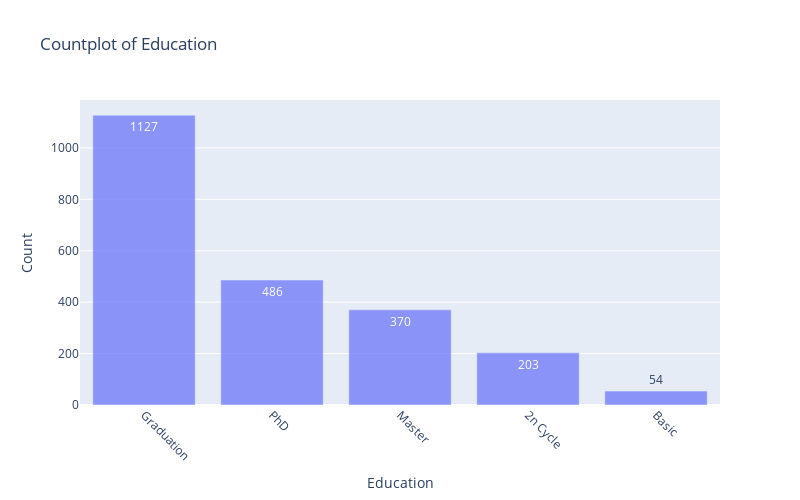
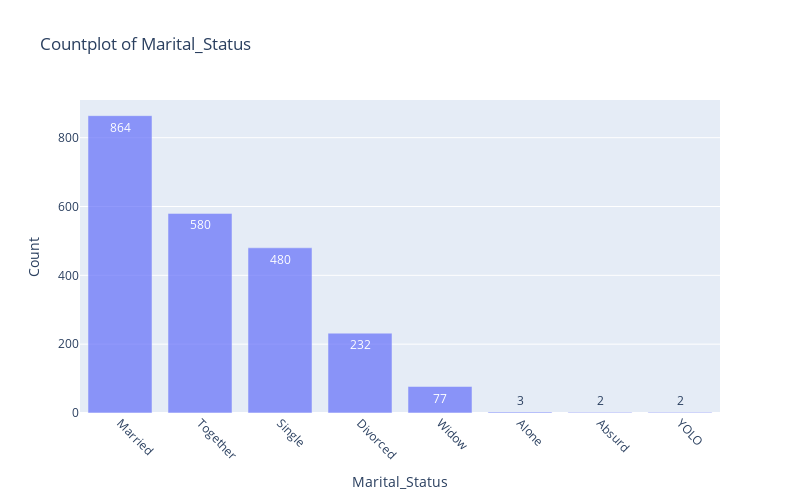

The cell these charts' notebook holds for them, in order:
### Code cell
categorical_features = data.select_dtypes(include=['object']).columns

# count plots for each categorical variable
for col in categorical_features:
    count_data = data[col].value_counts().reset_index()
    count_data.columns = [col, 'Count']  # Rename columns

    # bar chart
    fig = px.bar(count_data, x=col, y='Count', text='Count', 
                 title=f'Countplot of {col}', opacity=0.7)

    fig.update_xaxes(tickangle=45)  # Rotate x-axis labels for readability
    fig.update_layout(
        xaxis_title=col,
        yaxis_title="Count",
        width=800, 
        height=500
    )   
    fig.show()

### Figure 1 — Plotly figure (JSON) as saved in the notebook; plotly's stock layout.template omitted (floating-point values rounded to 4 significant figures)
{"data": [{"alignmentgroup": "True", "hovertemplate": "Education=%{x}<br>Count=%{text}<extra></extra>", "legendgroup": "", "marker": {"color": "#636efa", "opacity": 0.7, "pattern": {"shape": ""}}, "name": "", "offsetgroup": "", "orientation": "v", "showlegend": false, "text": [1127, 486, 370, 203, 54], "textposition": "auto", "type": "bar", "x": ["Graduation", "PhD", "Master", "2n Cycle", "Basic"], "xaxis": "x", "y": [1127, 486, 370, 203, 54], "yaxis": "y"}], "layout": {"barmode": "relative", "height": 500, "legend": {"tracegroupgap": 0}, "title": {"text": "Countplot of Education"}, "width": 800, "xaxis": {"anchor": "y", "autorange": true, "domain": [0, 1], "range": [-0.5, 4.5], "tickangle": 45, "title": {"text": "Education"}, "type": "category"}, "yaxis": {"anchor": "x", "autorange": true, "domain": [0, 1], "range": [0, 1186.0], "title": {"text": "Count"}, "type": "linear"}}}

### Figure 2 — Plotly figure (JSON) as saved in the notebook; plotly's stock layout.template omitted (floating-point values rounded to 4 significant figures)
{"data": [{"alignmentgroup": "True", "hovertemplate": "Marital_Status=%{x}<br>Count=%{text}<extra></extra>", "legendgroup": "", "marker": {"color": "#636efa", "opacity": 0.7, "pattern": {"shape": ""}}, "name": "", "offsetgroup": "", "orientation": "v", "showlegend": false, "text": [864, 580, 480, 232, 77, 3, 2, 2], "textposition": "auto", "type": "bar", "x": ["Married", "Together", "Single", "Divorced", "Widow", "Alone", "Absurd", "YOLO"], "xaxis": "x", "y": [864, 580, 480, 232, 77, 3, 2, 2], "yaxis": "y"}], "layout": {"barmode": "relative", "height": 500, "legend": {"tracegroupgap": 0}, "title": {"text": "Countplot of Marital_Status"}, "width": 800, "xaxis": {"anchor": "y", "autorange": true, "domain": [0, 1], "range": [-0.5, 7.5], "tickangle": 45, "title": {"text": "Marital_Status"}, "type": "category"}, "yaxis": {"anchor": "x", "autorange": true, "domain": [0, 1], "range": [0, 909.5], "title": {"text": "Count"}, "type": "linear"}}}
